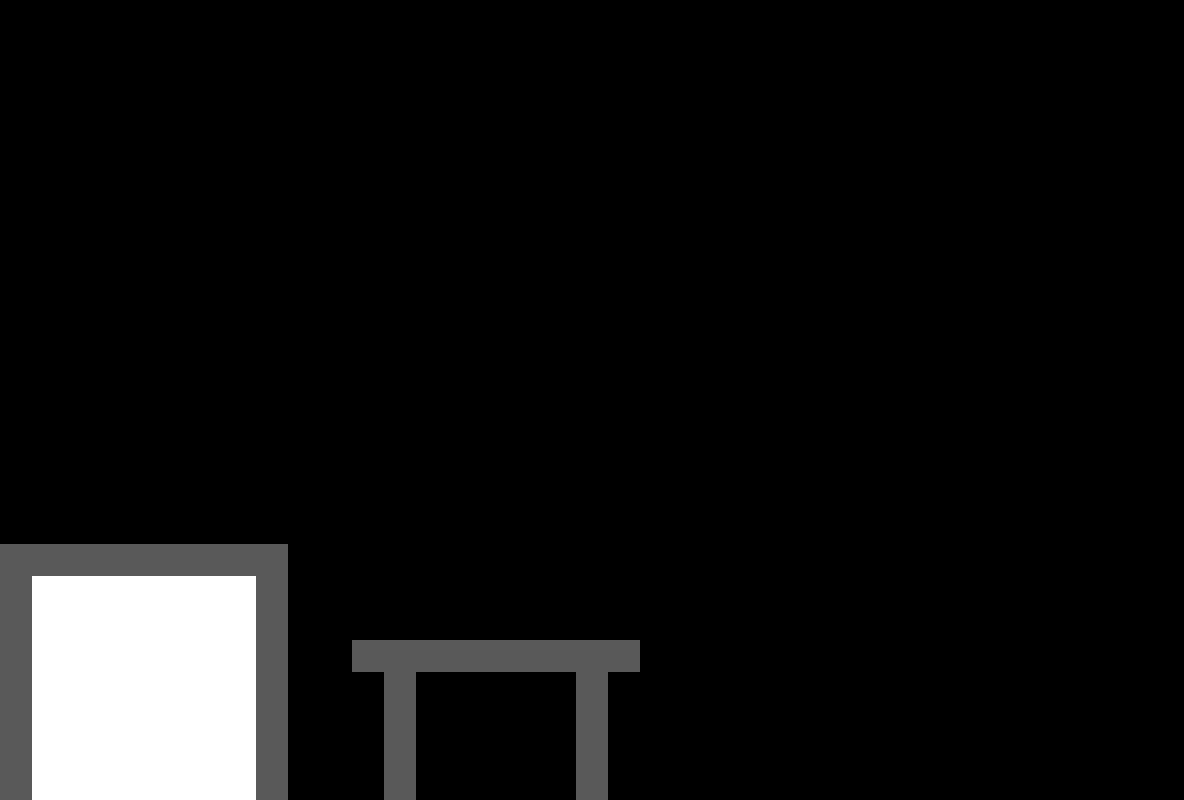

Below is a game level as drawn by its tile map, then a one-line description and the .tmx file that defines it, in full:
An orthogonal 37x25 tile map with 32x32 px tiles, 1 tile layer (outline).

<map version="1.9" tiledversion="1.9.2" orientation="orthogonal" renderorder="right-down" width="37" height="25" tilewidth="32" tileheight="32" infinite="0" nextlayerid="2" nextobjectid="1">
 <tileset firstgid="1" source="spritesheet.tsx" />
 <layer id="1" name="outline" width="37" height="25">
  <data encoding="csv">
0,0,0,0,0,0,0,0,0,0,0,0,0,0,0,0,0,0,0,0,0,0,0,0,0,0,0,0,0,0,0,0,0,0,0,0,0,
0,0,0,0,0,0,0,0,0,0,0,0,0,0,0,0,0,0,0,0,0,0,0,0,0,0,0,0,0,0,0,0,0,0,0,0,0,
0,0,0,0,0,0,0,0,0,0,0,0,0,0,0,0,0,0,0,0,0,0,0,0,0,0,0,0,0,0,0,0,0,0,0,0,0,
0,0,0,0,0,0,0,0,0,0,0,0,0,0,0,0,0,0,0,0,0,0,0,0,0,0,0,0,0,0,0,0,0,0,0,0,0,
0,0,0,0,0,0,0,0,0,0,0,0,0,0,0,0,0,0,0,0,0,0,0,0,0,0,0,0,0,0,0,0,0,0,0,0,0,
0,0,0,0,0,0,0,0,0,0,0,0,0,0,0,0,0,0,0,0,0,0,0,0,0,0,0,0,0,0,0,0,0,0,0,0,0,
0,0,0,0,0,0,0,0,0,0,0,0,0,0,0,0,0,0,0,0,0,0,0,0,0,0,0,0,0,0,0,0,0,0,0,0,0,
0,0,0,0,0,0,0,0,0,0,0,0,0,0,0,0,0,0,0,0,0,0,0,0,0,0,0,0,0,0,0,0,0,0,0,0,0,
0,0,0,0,0,0,0,0,0,0,0,0,0,0,0,0,0,0,0,0,0,0,0,0,0,0,0,0,0,0,0,0,0,0,0,0,0,
0,0,0,0,0,0,0,0,0,0,0,0,0,0,0,0,0,0,0,0,0,0,0,0,0,0,0,0,0,0,0,0,0,0,0,0,0,
0,0,0,0,0,0,0,0,0,0,0,0,0,0,0,0,0,0,0,0,0,0,0,0,0,0,0,0,0,0,0,0,0,0,0,0,0,
0,0,0,0,0,0,0,0,0,0,0,0,0,0,0,0,0,0,0,0,0,0,0,0,0,0,0,0,0,0,0,0,0,0,0,0,0,
0,0,0,0,0,0,0,0,0,0,0,0,0,0,0,0,0,0,0,0,0,0,0,0,0,0,0,0,0,0,0,0,0,0,0,0,0,
0,0,0,0,0,0,0,0,0,0,0,0,0,0,0,0,0,0,0,0,0,0,0,0,0,0,0,0,0,0,0,0,0,0,0,0,0,
0,0,0,0,0,0,0,0,0,0,0,0,0,0,0,0,0,0,0,0,0,0,0,0,0,0,0,0,0,0,0,0,0,0,0,0,0,
0,0,0,0,0,0,0,0,0,0,0,0,0,0,0,0,0,0,0,0,0,0,0,0,0,0,0,0,0,0,0,0,0,0,0,0,0,
0,0,0,0,0,0,0,0,0,0,0,0,0,0,0,0,0,0,0,0,0,0,0,0,0,0,0,0,0,0,0,0,0,0,0,0,0,
1,1,1,1,1,1,1,1,1,0,0,0,0,0,0,0,0,0,0,0,0,0,0,0,0,0,0,0,0,0,0,0,0,0,0,0,0,
1,2,2,2,2,2,2,2,1,0,0,0,0,0,0,0,0,0,0,0,0,0,0,0,0,0,0,0,0,0,0,0,0,0,0,0,0,
1,2,2,2,2,2,2,2,1,0,0,0,0,0,0,0,0,0,0,0,0,0,0,0,0,0,0,0,0,0,0,0,0,0,0,0,0,
1,2,2,2,2,2,2,2,1,0,0,1,1,1,1,1,1,1,1,1,0,0,0,0,0,0,0,0,0,0,0,0,0,0,0,0,0,
1,2,2,2,2,2,2,2,1,0,0,0,1,0,0,0,0,0,1,0,0,0,0,0,0,0,0,0,0,0,0,0,0,0,0,0,0,
1,2,2,2,2,2,2,2,1,0,0,0,1,0,0,0,0,0,1,0,0,0,0,0,0,0,0,0,0,0,0,0,0,0,0,0,0,
1,2,2,2,2,2,2,2,1,0,0,0,1,0,0,0,0,0,1,0,0,0,0,0,0,0,0,0,0,0,0,0,0,0,0,0,0,
1,2,2,2,2,2,2,2,1,0,0,0,1,0,0,0,0,0,1,0,0,0,0,0,0,0,0,0,0,0,0,0,0,0,0,0,0
</data>
 </layer>
</map>
